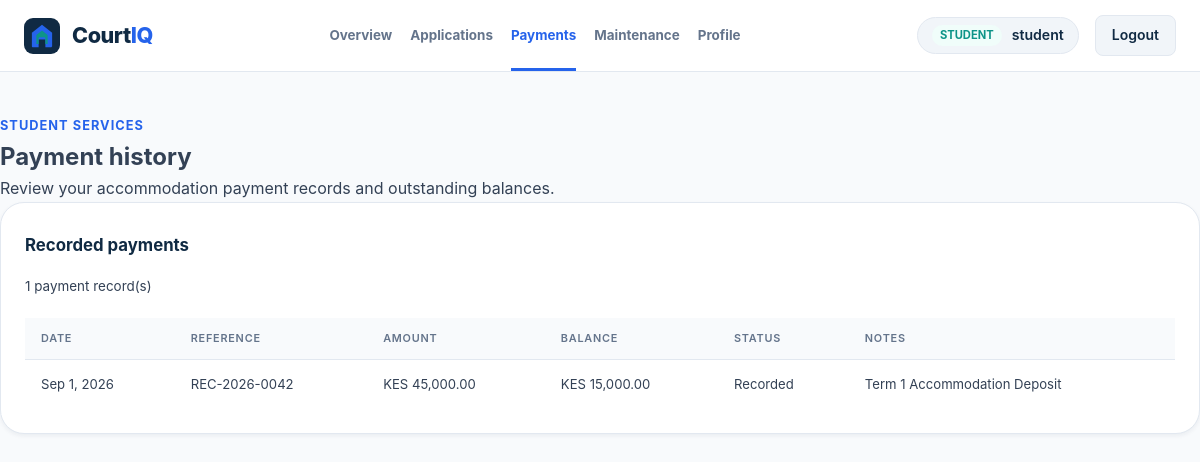
The app's page /student/payments.php (signed in) with its own data.
### tables this page shows
CREATE TABLE IF NOT EXISTS `users` (
    `id` INT AUTO_INCREMENT PRIMARY KEY,
    `username` VARCHAR(80) NOT NULL UNIQUE,
    `email` VARCHAR(150) NOT NULL UNIQUE,
    `password_hash` VARCHAR(255) NOT NULL,
    `role` ENUM('student', 'warden', 'administrator') NOT NULL,
    `status` ENUM('active', 'inactive', 'suspended') NOT NULL DEFAULT 'active',
    `approval_status` ENUM('pending', 'approved', 'rejected') NOT NULL DEFAULT 'approved',
    `approval_decided_by` INT DEFAULT NULL,
    `approval_decided_at` DATETIME DEFAULT NULL,
    `created_at` TIMESTAMP DEFAULT CURRENT_TIMESTAMP,
    `updated_at` TIMESTAMP DEFAULT CURRENT_TIMESTAMP ON UPDATE CURRENT_TIMESTAMP,
    INDEX `idx_users_role` (`role`),
    INDEX `idx_users_status` (`status`),
    INDEX `idx_users_approval_status` (`approval_status`, `role`),
    FOREIGN KEY (`approval_decided_by`) REFERENCES `users`(`id`) ON DELETE SET NULL
);

CREATE TABLE IF NOT EXISTS `payment_records` (
    `id` INT AUTO_INCREMENT PRIMARY KEY,
    `user_id` INT NOT NULL,
    `reference_no` VARCHAR(60) NOT NULL UNIQUE,
    `amount` DECIMAL(10, 2) NOT NULL,
    `balance` DECIMAL(10, 2) NOT NULL DEFAULT 0.00,
    `status` ENUM('recorded', 'verified', 'pending_audit') NOT NULL DEFAULT 'recorded',
    `payment_date` DATE NOT NULL,
    `notes` VARCHAR(255) DEFAULT NULL,
    `created_at` TIMESTAMP DEFAULT CURRENT_TIMESTAMP,
    FOREIGN KEY (`user_id`) REFERENCES `users`(`id`) ON DELETE CASCADE
);

### includes/auth.php (called while the page is built, shortened)
<?php
require_once __DIR__ . '/functions.php';
function isLoggedIn(): bool
{
    return isset($_SESSION['courtiq_user']) && !empty($_SESSION['courtiq_user']['id']);
}
function currentUser(): ?array
{
    return isLoggedIn() ? $_SESSION['courtiq_user'] : null;
}
function projectUrl(string $path = ''): string
{
    $scriptName = $_SERVER['SCRIPT_NAME'] ?? '/index.php';
    $directory = str_replace('\\', '/', dirname($scriptName));
    $subdirs = ['student', 'warden', 'admin', 'includes', 'config', 'database'];
    $currentBase = basename($directory);
    if (in_array($currentBase, $subdirs, true)) {
        $directory = dirname($directory);
    }
    $root = rtrim(str_replace('\\', '/', $directory), '/');
    $cleanPath = ltrim($path, '/');
    return $root === '' ? '/' . $cleanPath : $root . '/' . $cleanPath;
}
function requireRole(array $allowedRoles): void
{
    require_once __DIR__ . '/db.php';
    $userId = (int)currentUser()['id'];
    $stmt = db()->prepare('SELECT u.username, u.email, u.role, u.status, u.approval_status, sp.full_name, sp.student_number
        FROM users u LEFT JOIN student_profiles sp ON sp.user_id = u.id WHERE u.id = ?');
    $stmt->bind_param('i', $userId);
    if (!$stmt->execute()) {
        error_log('CourtIQ could not execute the current account authorization check: ' . $stmt->error);
        $stmt->close();
        http_response_code(503);
        exit('Account authorization is temporarily unavailable.');
    }
    $user = $stmt->get_result()->fetch_assoc();
}

### includes/db.php (called while the page is built, shortened)
<?php
$dbConfigFile = __DIR__ . '/../config/database.php';
$dbConfig = require $dbConfigFile;
try {
    $db = @new mysqli(
        $dbConfig['host'],
        $dbConfig['username'],
        $dbConfig['password'],
        $dbConfig['database'],
        (int)$dbConfig['port']
    );
    if (!empty($dbConfig['charset'])) {
        $db->set_charset($dbConfig['charset']);
    }
} catch (Throwable $t) {
    error_log('CourtIQ Database Exception: ' . $t->getMessage());
    http_response_code(503);
    die('The CourtIQ database service is temporarily unavailable.');
}
function db(): mysqli
{
    global $db;
    return $db;
}

### includes/functions.php (called while the page is built, shortened)
<?php
function e(?string $value): string
{
    return htmlspecialchars((string)$value, ENT_QUOTES, 'UTF-8');
}

### student/payments.php (the view, shortened to what this page needs)
<?php
require_once __DIR__ . '/../includes/auth.php';
require_once __DIR__ . '/../includes/db.php';
requireRole(['student']);
$userId = (int)currentUser()['id'];
$stmt = db()->prepare('SELECT reference_no, amount, balance, status, payment_date, notes FROM payment_records WHERE user_id = ? ORDER BY payment_date DESC, id DESC');
$stmt->bind_param('i', $userId);
$stmt->execute();
$payments = $stmt->get_result()->fetch_all(MYSQLI_ASSOC);
?>
<!doctype html><html lang="en"><head><meta charset="utf-8"><meta name="viewport" content="width=device-width,initial-scale=1"><title>Payments | CourtIQ</title><link rel="stylesheet" href="<?= projectUrl('assets/css/style.css') ?>"></head>
<body class="dashboard-layout"><?php require __DIR__ . '/partials/nav.php'; ?><main class="dashboard-content-main container">
    <section class="role-page-heading"><span class="dash-welcome-eyebrow">STUDENT SERVICES</span><h1>Payment history</h1><p>Review your accommodation payment records and outstanding balances.</p></section>
    <section class="visual-card"><div class="admin-section-heading"><div><h2>Recorded payments</h2><p><?= count($payments) ?> payment record(s)</p></div></div><div class="admin-table-wrap"><table class="dash-table admin-table"><thead><tr><th>Date</th><th>Reference</th><th>Amount</th><th>Balance</th><th>Status</th><th>Notes</th></tr></thead><tbody><?php foreach ($payments as $payment): ?><tr><td><?= date('M j, Y', strtotime($payment['payment_date'])) ?></td><td><?= e($payment['reference_no']) ?></td><td>KES <?= number_format((float)$payment['amount'], 2) ?></td><td>KES <?= number_format((float)$payment['balance'], 2) ?></td><td><?= e(str_replace('_', ' ', ucfirst($payment['status']))) ?></td><td><?= e($payment['notes'] ?: '—') ?></td></tr><?php endforeach; ?><?php if (!$payments): ?><tr><td colspan="6" class="admin-empty">No payments have been recorded for your account.</td></tr><?php endif; ?></tbody></table></div></section>
</main></body></html>

### student/partials/nav.php (shortened to what this page needs)
<?php
$studentPage = basename($_SERVER['SCRIPT_NAME'] ?? 'index.php');
?>
<header class="dashboard-nav-bar role-topbar">
    <div class="container dashboard-nav-inner">
        <a href="<?= projectUrl('index.php') ?>" class="brand" aria-label="CourtIQ home"><span class="brand-icon-box"></span><span class="brand-text">Court<span>IQ</span></span></a>
        <nav class="role-nav-links" aria-label="Student navigation">
            <a class="<?= $studentPage === 'index.php' ? 'is-active' : '' ?>" href="index.php">Overview</a>
            <a class="<?= $studentPage === 'applications.php' ? 'is-active' : '' ?>" href="applications.php">Applications</a>
            <a class="<?= $studentPage === 'payments.php' ? 'is-active' : '' ?>" href="payments.php">Payments</a>
            <a class="<?= $studentPage === 'maintenance.php' ? 'is-active' : '' ?>" href="maintenance.php">Maintenance</a>
            <a class="<?= $studentPage === 'profile.php' ? 'is-active' : '' ?>" href="profile.php">Profile</a>
        </nav>
        <div class="user-badge-wrap"><div class="user-profile-pill"><span class="role-tag-badge badge-student">Student</span><span><?= e(currentUser()['full_name'] ?: currentUser()['username']) ?></span></div><a href="<?= projectUrl('logout.php') ?>" class="btn btn-secondary btn-sm">Logout</a></div>
    </div>
</header>

### records on screen
users: username "student"
payment_records: payment_date "Sep 1, 2026", reference_no "REC-2026-0042", amount "45,000.00", balance "15,000.00", status "Recorded", notes "Term 1 Accommodation Deposit"

### other values on screen
count($payments) "1"
